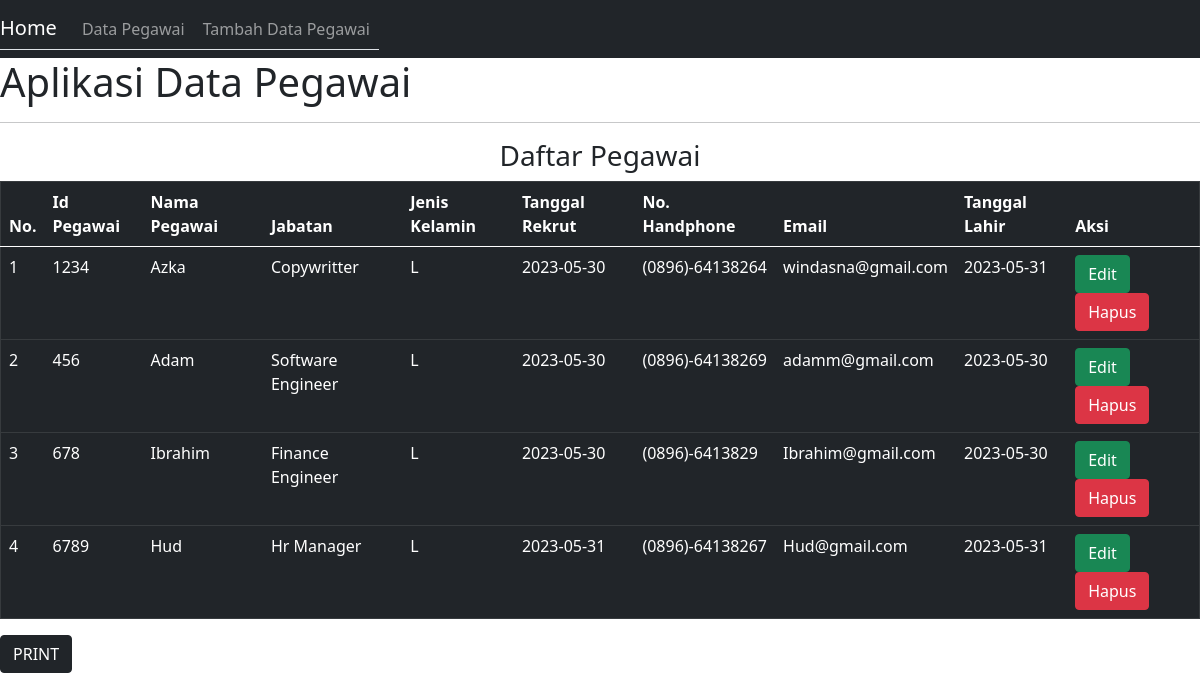
The page /index.php?file=pegawai&aksi=tampil on the database its author committed.
### tables this page shows
CREATE TABLE `pegawai` (
  `id_pegawai` varchar(15) NOT NULL,
  `nama_pegawai` varchar(150) NOT NULL,
  `jabatan` text NOT NULL,
  `jenis_kelamin` enum('L','P') NOT NULL,
  `tanggal_rekrut` date NOT NULL,
  `no_handphone` varchar(15) NOT NULL,
  `email` varchar(30) NOT NULL,
  `tanggal_lahir` date NOT NULL,
  `data_pegawai` varchar(30) NOT NULL
);

### class/Database.php (called while the page is built, shortened)
<?php
class Database {
protected $host='localhost';
protected $user='root';
protected $pass='';
protected $dbname='apl_pegawai';
public function bukaKoneksi(){
$this->mysqli=NEW mysqli($this->host,
$this->user,$this->pass,$this->dbname);
}
}

### class/Pegawai.php (called while the page is built, shortened)
<?php
class Pegawai extends Database {
public function tampil(){
$sql=$this->mysqli->query("SELECT * FROM pegawai") or die ($this->CekError());
while($data=$sql->fetch_object()){
$dataPegawai[]=$data;
}
if(isset($dataPegawai)){
return $dataPegawai;
}
}
}

### pegawai.php (the view, shortened to what this page needs)
<?php
$daftarPegawai=NEW Pegawai;
if($_GET['aksi']=='tampil'){
$html = null;
$html .='<center><h3>Daftar Pegawai</h3></center>';
$html .='<table class="table table-dark" border="1" width="100%">
<thead>
<th>No.</th>
<th>Id Pegawai</th>
<th>Nama Pegawai</th>
<th>Jabatan</th>
<th>Jenis Kelamin</th>
<th>Tanggal Rekrut</th>
<th>No. Handphone</th>
<th>Email</th>
<th>Tanggal Lahir</th>
<th>Aksi</th>
</thead>
<tbody>';
$data = $daftarPegawai->tampil();
$no=null;
if(isset($data)){
foreach($data as $barisPegawai){
$no++;
$html .='<tr>
<td>'.$no.'</td>
<td>'.$barisPegawai->id_pegawai.'</td>
<td>'.$barisPegawai->nama_pegawai.'</td>
<td>'.$barisPegawai->jabatan.'</td>
<td>'.$barisPegawai->jenis_kelamin.'</td>
<td>'.$barisPegawai->tanggal_rekrut.'</td>
<td>'.$barisPegawai->no_handphone.'</td>
<td>'.$barisPegawai->email.'</td>
<td>'.$barisPegawai->tanggal_lahir.'</td>
<td>
<a class="btn btn-success"
href="index.php?file=pegawai&aksi=edit&id='.$barisPegawai->id_pegawai.'">Edit</a>
<a class="btn btn-danger"
href="index.php?file=pegawai&aksi=hapus&id='.$barisPegawai->id_pegawai.'">Hapus</a>
</td>
</tr>';
}
}
$html .='</tbody>
</table>';
echo $html;
}
?>

### index.php (shortened to what this page needs)
<!DOCTYPE html>
<html lang="en">
<head>
<head>
    <link href="https://cdn.jsdelivr.net/npm/bootstrap@5.0.2/dist/css/bootstrap.min.css" rel="stylesheet">
</head>
<?php
include('class/Database.php');
include('class/Pegawai.php');
?>
<nav class="navbar navbar-expand-lg navbar navbar-dark bg-dark">
  <div class="nav nav-tabs">
    <a class="navbar-brand" href="index.php""#">Home</a>
    <div class="collapse navbar-collapse" id="navbarSupportedContent">
      <ul class="navbar-nav me-auto mb-2 mb-lg-0">
        <li class="nav-item">
          <a class="nav-link " aria-current="page" href="index.php?file=pegawai&aksi=tampil""#">Data Pegawai</a>
        </li>
        <li class="nav-item">
          <a class="nav-link" href="index.php?file=pegawai&aksi=tambah""#">Tambah Data Pegawai</a>
        </li>
          </ul>
    </div>
  </div>
</nav>
<h1>Aplikasi Data Pegawai</h1>
<hr>
<body>
<?php
if(isset($_GET['file'])){
include($_GET['file'].'.php');
} else {
echo '<h1 align="center">Selamat Datang</h1>';
}
?>
<a  class="btn btn-dark me-md-2"href="cetak1.php" target="_BLANK">PRINT</a>
</body>
</html>

### rows shown on the page
pegawai: id_pegawai "1234", nama_pegawai "Azka", jabatan "Copywritter", jenis_kelamin "L", tanggal_rekrut "2023-05-30", no_handphone "(0896)-64138264", email "windasna@gmail.com", tanggal_lahir "2023-05-31"
pegawai: id_pegawai "456", nama_pegawai "Adam", jabatan "Software Engineer", jenis_kelamin "L", tanggal_rekrut "2023-05-30", no_handphone "(0896)-64138269", email "adamm@gmail.com", tanggal_lahir "2023-05-30"
pegawai: id_pegawai "678", nama_pegawai "Ibrahim", jabatan "Finance Engineer", jenis_kelamin "L", tanggal_rekrut "2023-05-30", no_handphone "(0896)-6413829", email "Ibrahim@gmail.com", tanggal_lahir "2023-05-30"
pegawai: id_pegawai "6789", nama_pegawai "Hud", jabatan "Hr Manager", jenis_kelamin "L", tanggal_rekrut "2023-05-31", no_handphone "(0896)-64138267", email "Hud@gmail.com", tanggal_lahir "2023-05-31"
